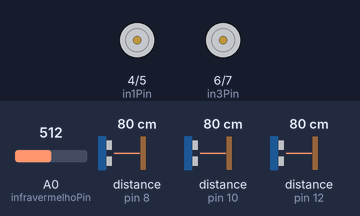
The program below on a simulated Arduino Uno, built with avr-gcc and run on an emulated ATmega328P. Parts: motor-driver pin pairs drawn as motors (green arrow = first pin HIGH = forward, orange = second pin HIGH = backward, longer = more drive, scaled by the enable pin). Wiring (inferred from the names in the program): 3 × ultrasonic range finder: trigger pin 9, echo pin 8 / trigger pin 11, echo pin 10 / trigger pin 13, echo pin 12. The inputs (shaded band) are chosen by the test bench; at power-on: A0 (infravermelhoPin) = 512, distance to the obstacle (sensors on pin 8, pin 10, pin 12) 80 cm. The echo pulse lasts 58.3 µs per cm.

Above: at 1.2 s.
1.3 s: A0 (infravermelhoPin) set to 119
2.8 s: A0 (infravermelhoPin) set to 100
At 3.8 s:
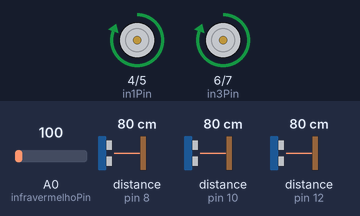
4.4 s: A0 (infravermelhoPin) set to 306
At 6.3 s:
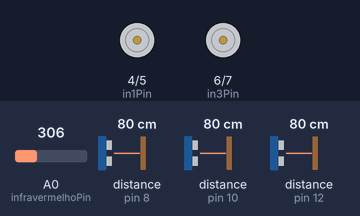
6.6 s: A0 (infravermelhoPin) set to 30
At 7.9 s:
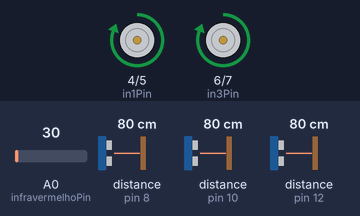
Timing chart, 0 to 9.1 s (numbered marks = the images above; inputs shaded):
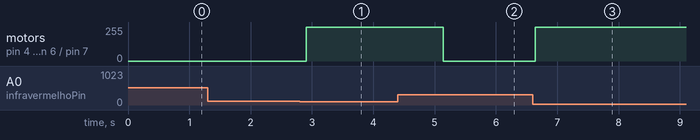

Measured:
- the behaviour switches between 113 and 112 on A0 (infravermelhoPin) (found by bisection; images 0 and 1)
- after the input at 1.3 s, every drawn part: stays the same
- after the input at 2.8 s, motor on pin 4 (in1Pin) / pin 5 (in2Pin), motor on pin 6 (in3Pin) / pin 7 (in4Pin): stopped → forward 255/255 after 0.11 s
- after the input at 4.4 s, motor on pin 4 (in1Pin) / pin 5 (in2Pin), motor on pin 6 (in3Pin) / pin 7 (in4Pin): forward 255/255 → stopped after 0.74 s
- after the input at 6.6 s, motor on pin 4 (in1Pin) / pin 5 (in2Pin), motor on pin 6 (in3Pin) / pin 7 (in4Pin): stopped → forward 255/255 at once

The program:

main.cpp
```cpp
#include <Arduino.h>
#include <IRremote.h>
#include <NewPing.h>
#include "ultrasom.hpp"
#include "rodas.hpp"
#include "infravermelhos.hpp"
// #include "carregamento.hpp"
// #include "aspiração.hpp"


// Definição dos pinos para os motores e ponte H L298N
const int enaPin = 0;  // Pino ENA
const int in1Pin = 4;   // Pino IN1
const int in2Pin = 5;   // Pino IN2
const int enbPin = 1;  // Pino ENB
const int in3Pin = 6;   // Pino IN3
const int in4Pin = 7;   // Pino IN4

// Definição dos pinos para os sensores ultrassônicos
const int trigPinDireita = 9;
const int echoPinDireita = 8;
const int trigPinMeio = 11;
const int echoPinMeio = 10;
const int trigPinEsquerda = 13;
const int echoPinEsquerda = 12;

const int infravermelhoPin = A0;

Rodas rodas(enaPin, in1Pin, in2Pin, enbPin, in3Pin, in4Pin);
Ultrasom ultrassomDireita(trigPinDireita, echoPinDireita);
Ultrasom ultrassomMeio(trigPinMeio, echoPinMeio);
Ultrasom ultrassomEsquerda(trigPinEsquerda, echoPinEsquerda);
Infravermelho infravermelho(infravermelhoPin);

void setup() {
    rodas.setup();
    ultrassomDireita.setup();
    ultrassomMeio.setup();
    ultrassomEsquerda.setup();
    infravermelho.setup();
}

void loop() {
    bool obstaculoDireita = ultrassomDireita.detectarObstaculoDireita(5); // 5 cm de distância limite
    bool obstaculoMeio = ultrassomMeio.detectarObstaculoMeio(5);
    bool obstaculoEsquerda = ultrassomEsquerda.detectarObstaculoEsquerda(5);

    float diferencaAltura = infravermelho.medirDistancia();

    if (obstaculoDireita || obstaculoMeio || obstaculoEsquerda || diferencaAltura > 10) {
        rodas.parar();
    } else {
        rodas.frente(1000);
    }

    delay(100); // Pequena pausa entre as verificações
}
```

infravermelhos.hpp
```cpp
#ifndef INFRARED_H
#define INFRARED_H

#include <Arduino.h>

class Infravermelho {
public:
    Infravermelho(int sensorPin);
    void setup();
    float medirDistancia();

private:
    int sensorPin;
};

#endif
```

rodas.hpp
```cpp
#ifndef RODAS_H
#define RODAS_H

#include <Arduino.h>

class Rodas {
public:
    Rodas(int enaPin, int in1Pin, int in2Pin, int enbPin, int in3Pin, int in4Pin);
    void setup();
    void frente(int velocidade);
    void tras(int velocidade);
    void parar();
    void girarEsquerda(int velocidade);
    void girarDireita(int velocidade);

private:
    int enaPin;
    int in1Pin;
    int in2Pin;
    int enbPin;
    int in3Pin;
    int in4Pin;
};

#endif
```

ultrasom.hpp
```cpp
#ifndef ULTRASOM_H
#define ULTRASOM_H

#include <Arduino.h>

class Ultrasom {
public:
    Ultrasom(int trigPin, int echoPin);
    void setup();
    float medirDistancia();
    bool detectarObstaculoDireita(float distanciaLimite);
    bool detectarObstaculoEsquerda(float distanciaLimite);
    bool detectarObstaculoMeio(float distanciaLimite);

private:
    int trigPin;
    int echoPin;
};

#endif
```

infravermelhos.cpp
```cpp
#include "Arduino.h"
#include "infravermelhos.hpp"


Infravermelho::Infravermelho(int sensorPin) {
    this->sensorPin = sensorPin;
}

void Infravermelho::setup() {
    pinMode(sensorPin, INPUT);
}

float Infravermelho::medirDistancia() {
    // Ler a tensão analógica do sensor
    int valorSensor = analogRead(sensorPin);

    // Converter a leitura em uma distância (ajuste conforme necessário)
    // Aqui, estou supondo uma relação linear entre a tensão e a distância
    // Você precisará calibrar essa relação com base nas especificações do seu sensor
    float distancia = map(valorSensor, 0, 1023, 0, 100); // Mapear de 0 a 1023 para 0 a 100 cm

    return distancia;
}
```

rodas.cpp
```cpp
#include "rodas.hpp"

Rodas::Rodas(int enaPin, int in1Pin, int in2Pin, int enbPin, int in3Pin, int in4Pin) {
    this->enaPin = enaPin;
    this->in1Pin = in1Pin;
    this->in2Pin = in2Pin;
    this->enbPin = enbPin;
    this->in3Pin = in3Pin;
    this->in4Pin = in4Pin;
}

void Rodas::setup() {
    pinMode(enaPin, OUTPUT);
    pinMode(in1Pin, OUTPUT);
    pinMode(in2Pin, OUTPUT);
    pinMode(enbPin, OUTPUT);
    pinMode(in3Pin, OUTPUT);
    pinMode(in4Pin, OUTPUT);
}

void Rodas::frente(int velocidade) {
    digitalWrite(enaPin, HIGH);
    digitalWrite(in1Pin, HIGH);
    digitalWrite(in2Pin, LOW);
    digitalWrite(enbPin, HIGH);
    digitalWrite(in3Pin, HIGH);
    digitalWrite(in4Pin, LOW);
    delay(velocidade);
}

void Rodas::tras(int velocidade) {
    digitalWrite(enaPin, HIGH);
    digitalWrite(in1Pin, LOW);
    digitalWrite(in2Pin, HIGH);
    digitalWrite(enbPin, HIGH);
    digitalWrite(in3Pin, LOW);
    digitalWrite(in4Pin, HIGH);
    delay(velocidade);
}

void Rodas::parar() {
    digitalWrite(enaPin, LOW);
    digitalWrite(in1Pin, LOW);
    digitalWrite(in2Pin, LOW);
    digitalWrite(enbPin, LOW);
    digitalWrite(in3Pin, LOW);
    digitalWrite(in4Pin, LOW);
}

void Rodas::girarEsquerda(int velocidade) {
    digitalWrite(enaPin, HIGH);
    digitalWrite(in1Pin, LOW);
    digitalWrite(in2Pin, HIGH);
    digitalWrite(enbPin, HIGH);
    digitalWrite(in3Pin, HIGH);
    digitalWrite(in4Pin, LOW);
    delay(velocidade);
}

void Rodas::girarDireita(int velocidade) {
    digitalWrite(enaPin, HIGH);
    digitalWrite(in1Pin, HIGH);
    digitalWrite(in2Pin, LOW);
    digitalWrite(enbPin, HIGH);
    digitalWrite(in3Pin, LOW);
    digitalWrite(in4Pin, HIGH);
    delay(velocidade);
}
```

ultrasom.cpp
```cpp
#include "ultrasom.hpp"

Ultrasom::Ultrasom(int trigPin, int echoPin) {
    this->trigPin = trigPin;
    this->echoPin = echoPin;
}

void Ultrasom::setup() {
    pinMode(trigPin, OUTPUT);
    pinMode(echoPin, INPUT);
}

float Ultrasom::medirDistancia() {
    digitalWrite(trigPin, LOW);
    delayMicroseconds(2);
    digitalWrite(trigPin, HIGH);
    delayMicroseconds(10);
    digitalWrite(trigPin, LOW);

    long duration = pulseIn(echoPin, HIGH);

    float distance = duration * 0.034 / 2;

    return distance;
}

bool Ultrasom::detectarObstaculoDireita(float distanciaLimite) {
    float distancia = medirDistancia();
    return (distancia < distanciaLimite);
}

bool Ultrasom::detectarObstaculoEsquerda(float distanciaLimite) {
    // Medir a distância usando o sensor esquerdo
    float distancia = medirDistancia();
    return (distancia < distanciaLimite);
}

bool Ultrasom::detectarObstaculoMeio(float distanciaLimite) {
    // Medir a distância usando o sensor do meio
    float distancia = medirDistancia();
    return (distancia < distanciaLimite);
}
```
